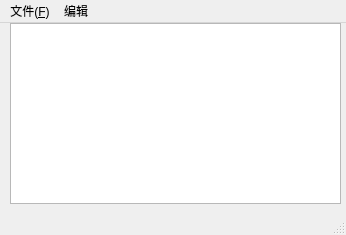
<?xml version="1.0" encoding="UTF-8"?>
<ui version="4.0">
 <class>FileWindow</class>
 <widget class="QMainWindow" name="FileWindow">
  <property name="geometry">
   <rect>
    <x>0</x>
    <y>0</y>
    <width>346</width>
    <height>235</height>
   </rect>
  </property>
  <property name="windowTitle">
   <string>MainWindow</string>
  </property>
  <widget class="QWidget" name="centralwidget">
   <widget class="QTextEdit" name="textEdit">
    <property name="geometry">
     <rect>
      <x>10</x>
      <y>0</y>
      <width>331</width>
      <height>181</height>
     </rect>
    </property>
   </widget>
  </widget>
  <widget class="QMenuBar" name="menubar">
   <property name="geometry">
    <rect>
     <x>0</x>
     <y>0</y>
     <width>346</width>
     <height>24</height>
    </rect>
   </property>
   <widget class="QMenu" name="menu_F">
    <property name="title">
     <string>文件(&amp;F)</string>
    </property>
    <addaction name="action_new"/>
    <addaction name="action_open"/>
    <addaction name="separator"/>
    <addaction name="action_save"/>
    <addaction name="action_saveAs"/>
    <addaction name="separator"/>
    <addaction name="action_exit"/>
   </widget>
   <widget class="QMenu" name="menu">
    <property name="title">
     <string>编辑</string>
    </property>
    <addaction name="actionc_z"/>
    <addaction name="actionc_x"/>
    <addaction name="actionc_c"/>
    <addaction name="actionc_v"/>
    <addaction name="action_Find"/>
   </widget>
   <addaction name="menu_F"/>
   <addaction name="menu"/>
  </widget>
  <widget class="QStatusBar" name="statusbar"/>
  <action name="action_new">
   <property name="text">
    <string>New File(&amp;F)</string>
   </property>
   <property name="shortcut">
    <string>Ctrl+N</string>
   </property>
  </action>
  <action name="action_open">
   <property name="text">
    <string>Open File(&amp;O)</string>
   </property>
   <property name="shortcut">
    <string>Ctrl+O</string>
   </property>
  </action>
  <action name="action_save">
   <property name="text">
    <string>Save(&amp;S)</string>
   </property>
   <property name="shortcut">
    <string>Ctrl+S</string>
   </property>
  </action>
  <action name="action_saveAs">
   <property name="text">
    <string>SavaAs(&amp;A)</string>
   </property>
  </action>
  <action name="action_exit">
   <property name="text">
    <string>Exit(X)</string>
   </property>
   <property name="shortcut">
    <string>Ctrl+Q</string>
   </property>
  </action>
  <action name="actionc_z">
   <property name="text">
    <string>cz(&amp;Z)</string>
   </property>
   <property name="shortcut">
    <string>Ctrl+Z</string>
   </property>
  </action>
  <action name="actionc_x">
   <property name="text">
    <string>cx(&amp;X)</string>
   </property>
   <property name="shortcut">
    <string>Ctrl+X</string>
   </property>
  </action>
  <action name="actionc_c">
   <property name="text">
    <string>cc(&amp;C)</string>
   </property>
   <property name="shortcut">
    <string>Ctrl+C</string>
   </property>
  </action>
  <action name="actionc_v">
   <property name="text">
    <string>cv(&amp;V)</string>
   </property>
   <property name="shortcut">
    <string>Ctrl+V</string>
   </property>
  </action>
  <action name="action_Find">
   <property name="text">
    <string>Find(&amp;F)</string>
   </property>
   <property name="shortcut">
    <string>Ctrl+F</string>
   </property>
  </action>
 </widget>
 <resources/>
 <connections/>
</ui>
